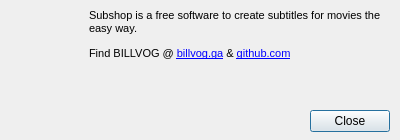
<?xml version="1.0" encoding="UTF-8"?>
<ui version="4.0">
 <class>AboutDialog</class>
 <widget class="QDialog" name="AboutDialog">
  <property name="geometry">
   <rect>
    <x>0</x>
    <y>0</y>
    <width>400</width>
    <height>140</height>
   </rect>
  </property>
  <property name="windowTitle">
   <string>About Subshop</string>
  </property>
  <property name="windowIcon">
   <iconset resource="Resources.qrc">
    <normaloff>:/Icons/Assets/Icon.ico</normaloff>:/Icons/Assets/Icon.ico</iconset>
  </property>
  <property name="modal">
   <bool>true</bool>
  </property>
  <widget class="QDialogButtonBox" name="buttonBox">
   <property name="geometry">
    <rect>
     <x>9</x>
     <y>110</y>
     <width>381</width>
     <height>23</height>
    </rect>
   </property>
   <property name="orientation">
    <enum>Qt::Horizontal</enum>
   </property>
   <property name="standardButtons">
    <set>QDialogButtonBox::Close</set>
   </property>
  </widget>
  <widget class="QLabel" name="label">
   <property name="geometry">
    <rect>
     <x>89</x>
     <y>9</y>
     <width>301</width>
     <height>81</height>
    </rect>
   </property>
   <property name="text">
    <string>&lt;!DOCTYPE HTML PUBLIC &quot;-//W3C//DTD HTML 4.0//EN&quot; &quot;http://www.w3.org/TR/REC-html40/strict.dtd&quot;&gt;
&lt;html&gt;&lt;head&gt;&lt;meta name=&quot;qrichtext&quot; content=&quot;1&quot; /&gt;&lt;style type=&quot;text/css&quot;&gt;
p, li { white-space: pre-wrap; }
&lt;/style&gt;&lt;/head&gt;&lt;body style=&quot; font-family:'MS Shell Dlg 2'; font-size:8pt; font-weight:400; font-style:normal;&quot;&gt;
&lt;p style=&quot; margin-top:12px; margin-bottom:12px; margin-left:0px; margin-right:0px; -qt-block-indent:0; text-indent:0px;&quot;&gt;Subshop is a free software to create subtitles for movies the easy way.&lt;/p&gt;
&lt;p style=&quot; margin-top:12px; margin-bottom:12px; margin-left:0px; margin-right:0px; -qt-block-indent:0; text-indent:0px;&quot;&gt;Find BILLVOG @ &lt;a href=&quot;https://billvog.ga&quot;&gt;&lt;span style=&quot; text-decoration: underline; color:#0000ff;&quot;&gt;billvog.ga&lt;/span&gt;&lt;/a&gt; &amp;amp; &lt;a href=&quot;https://github.com/billvog/&quot;&gt;&lt;span style=&quot; text-decoration: underline; color:#0000ff;&quot;&gt;github.com&lt;/span&gt;&lt;/a&gt;&lt;/p&gt;&lt;/body&gt;&lt;/html&gt;</string>
   </property>
   <property name="alignment">
    <set>Qt::AlignLeading|Qt::AlignLeft|Qt::AlignTop</set>
   </property>
   <property name="wordWrap">
    <bool>true</bool>
   </property>
   <property name="openExternalLinks">
    <bool>true</bool>
   </property>
  </widget>
  <widget class="QLabel" name="label_2">
   <property name="geometry">
    <rect>
     <x>10</x>
     <y>10</y>
     <width>70</width>
     <height>70</height>
    </rect>
   </property>
   <property name="text">
    <string/>
   </property>
   <property name="pixmap">
    <pixmap resource="Resources.qrc">:/Icons/Assets/Icon.ico</pixmap>
   </property>
   <property name="scaledContents">
    <bool>true</bool>
   </property>
  </widget>
 </widget>
 <resources>
  <include location="Resources.qrc"/>
 </resources>
 <connections>
  <connection>
   <sender>buttonBox</sender>
   <signal>accepted()</signal>
   <receiver>AboutDialog</receiver>
   <slot>accept()</slot>
   <hints>
    <hint type="sourcelabel">
     <x>248</x>
     <y>254</y>
    </hint>
    <hint type="destinationlabel">
     <x>157</x>
     <y>274</y>
    </hint>
   </hints>
  </connection>
  <connection>
   <sender>buttonBox</sender>
   <signal>rejected()</signal>
   <receiver>AboutDialog</receiver>
   <slot>reject()</slot>
   <hints>
    <hint type="sourcelabel">
     <x>316</x>
     <y>260</y>
    </hint>
    <hint type="destinationlabel">
     <x>286</x>
     <y>274</y>
    </hint>
   </hints>
  </connection>
 </connections>
</ui>
